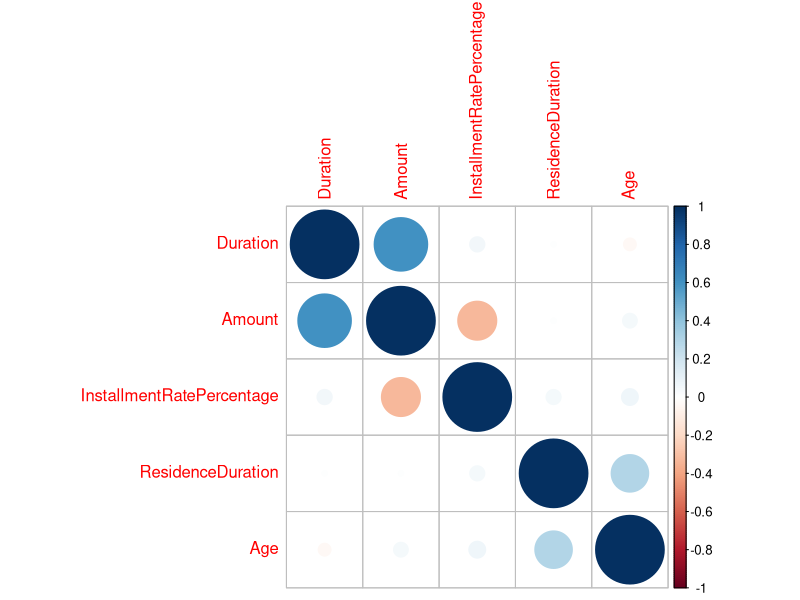

The R script that drew this image: (Note: this script raises an error after producing the figure.)
#Credit Risk  - Quantitative Finance - P217(Ch-7)


#load data from library: install lib if reqd
data("GermanCredit",package="caret")
GermanCredit
names(GermanCredit)

LRData = GermanCredit[, 1:10]
names(LRData)
str(LRData)
#Target Variable  Class
table(LRData$Class)
#Good is non-defaulter, Bad-Defaulter
summary(LRData)
nrow(LRData)
sum(is.na(LRData))  #no missing values


#Prepare Data
set.seed(100)
library(caTools)
#split data to train and test based on Class variable
res = sample.split(LRData$Class, 0.6)
head(res)  #T & F
Train = subset(LRData, res==TRUE)  #put T values into Train set
Test = subset(LRData, res==F)  #put F values into Test set

#check the distribution
nrow(Train); nrow(Test)
(t1= rbind(table(Train$Class), table(Test$Class)))
addmargins(t1)
head(Train)
      
#Data Cleaning to be done if reqd

#See Relationships
library(corrplot)
corrplot(cor(Train[1:5]), method='circle')

#Create Model
lgfit = glm(Class ~ . , data = Train, family ="binomial")
summary(lgfit)

#select Significant Variables Stepwise
library(tidyverse)
lgfit2 <- glm(Class ~ . , data = Train, family ="binomial") %>%
  stepAIC(trace = T)  #trace=F will not display output of cmd
summary(lgfit2)

lgfit3 <- glm(Class ~ Duration + InstallmentRatePercentage + Age , data = Train, family ="binomial")
summary(lgfit3)
#all are significant now

#Model Accuracy
predict(lgfit3, newdata = Train, type='response')
Train$predicted.risk = predict(lgfit3, newdata = Train, type='response')
(Train$predicted.risk >= 0.5)
(table(Train$Class, as.numeric(Train$predicted.risk >= 0.5)))
#this confusion matrix 0->0, 1->1 should have happened

(t1= table(Train$Class, ifelse(Train$predicted.risk >= 0.5,"Good","Bad")))
#this confusion matrix 0->0, 1->1 should have happened


table(Train$Class); table(ifelse(Train$predicted.risk >= 0.5,"Good","Bad"))
as.numeric(Train$Class) == as.numeric(Train$predicted.risk >= 0.5)
mean(as.numeric(Train$Class) == as.numeric(Train$predicted.risk >= 0.5))

caret::confusionMatrix(t1)

#what should the partitioning prob : ROCR curve
library(ROCR)
#Train$predicted.class = factor(ifelse(Train$predicted.risk >= 0.5,"Good","Bad"))

str(Train)
pred = prediction(Train$predicted.risk, Train$Class)
pred
as.numeric(performance(pred, "auc")@y.values)

#Plot ROC Curve
pred = prediction(Train$predicted.risk, Train$Class)
ROCperf = performance(pred, "tpr","fpr")
plot(ROCperf)

#do it for Test Data also
Test$predicted.risk = predict(lgfit3, newdata = Test, type='response')
pred_Test = prediction(Test$predicted.risk, Test$Class)
ROCperf_Test = performance(pred_Test, "tpr","fpr")
plot(ROCperf_Test)
